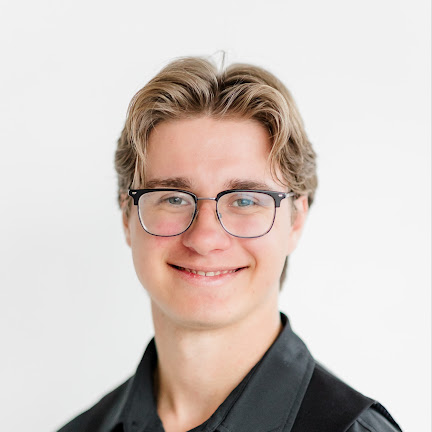
#> input picture docs/photo.jpg, 432 x 432 px
$ python -i make_ascii.py   (imports and definitions only)
#> lines starting #> are read from the running program, lines starting #| are printed output that depends on the picture
#> further down, picture is the input picture: PIL image 432x432 RGB; mean R, G, B 210.6, 200.2, 195.1
"""Turns a photo into the ASCII portrait used on the site's winfetch card.

    python scripts/make_ascii.py docs/photo.jpg --flat-bg --crop 0.22,0.07,0.79,0.88 \
        --cols 56 --rows 40 --out content

Writes <out>/ascii-dark.txt (bright = dense, for light text on dark) and
<out>/ascii-light.txt (dark = dense, for dark text on light). With no --out
it writes ascii/dark.txt and ascii/light.txt next to this script, like the
GitHub profile card version (docs/github-profile-card/make_ascii.py).

What makes a portrait recognizable, in order of impact:
1. Background removed. `rembg` (pip install rembg) cuts the person out; it
   downloads a model from GitHub the first time. For a plain, light studio
   backdrop, --flat-bg does it with a flood fill instead.
2. A tight crop, so the face gets most of the characters (--crop).
3. Enough resolution: 56 columns shows the glasses and mouth; 40 mostly
   shows a head shape.
4. A ramp of characters whose ink coverage in Cascadia Code goes up in
   even steps (RAMP below), so tones come out as tones instead of noise.
"""

import argparse
from collections import deque
from pathlib import Path

from PIL import Image, ImageEnhance, ImageFilter, ImageOps

ROOT = Path(__file__).resolve().parent

# Light -> dense. Each character was picked by rendering every printable
# ASCII character in Cascadia Code, measuring how much of its cell is ink
# (from 0% for a space to ~29% for "@"), and taking the closest match to 15
# evenly spaced coverage steps, symbols only. Letters were left out: they
# add texture that reads as noise in a face. Scored against the photo
# (blurred render vs. blurred photo, face pixels only), this ramp beat the
# 70-character "classic" ramp clearly.
RAMP = " .`-^\"<?([]%&$@"
# The ramp the GitHub card uses, kept for comparison (--ramp classic).
CLASSIC_RAMP = " .'`^\",:;Il!i><~+_-?][}{1)(|/tfjrxnuvczXYUJCLQ0OZmwqpdbkhao*#MW&8%B@$"
CHAR_ASPECT = 0.586 / 1.25  # Cascadia char width / CSS line-height 1.25


def remove_flat_background(img, min_light=200, max_chroma=24):
    """Make a plain, light, gray-ish backdrop transparent.

    Starts from every edge pixel and spreads through neighbors that are
    light (all channels >= min_light) and nearly colorless (max - min
    channel <= max_chroma). Light hair and skin have more color than a
    studio backdrop, so the fill stops at the person's outline.
    """
#> called with min_light = 200, max_chroma = 24
    rgba = img.convert("RGBA")
    w, h = rgba.size
#> w = 432; h = 432
    px = rgba.load()

    def is_backdrop(x, y):
        r, g, b, _ = px[x, y]
        return min(r, g, b) >= min_light and max(r, g, b) - min(r, g, b) <= max_chroma

    seen = bytearray(w * h)
    queue = deque()
    for x in range(w):
        queue.extend(((x, 0), (x, h - 1)))
    for y in range(h):
        queue.extend(((0, y), (w - 1, y)))
    while queue:
        x, y = queue.popleft()
        i = y * w + x
        if seen[i] or not is_backdrop(x, y):
            continue
        seen[i] = 1
        r, g, b, _ = px[x, y]
        px[x, y] = (r, g, b, 0)
        if x > 0:
            queue.append((x - 1, y))
        if x < w - 1:
            queue.append((x + 1, y))
        if y > 0:
            queue.append((x, y - 1))
        if y < h - 1:
            queue.append((x, y + 1))
#> this loop made 474809 passes
    return rgba


# [90 lines left out: functions load, tones, convert, main, not called in this run]


# [2 lines not run here, left out]

>>> from PIL import Image
>>> picture = Image.open('../docs/photo.jpg')
>>> result = remove_flat_background(picture)
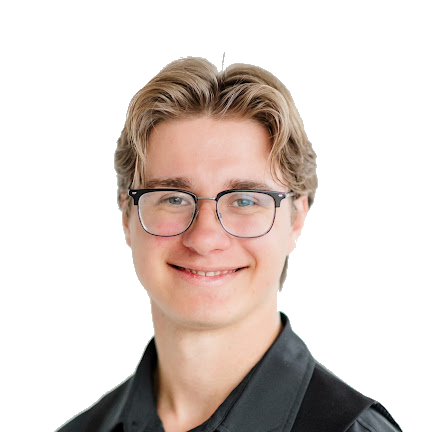
#> result: PIL image 432x432 RGBA; mean R, G, B, A 210.6, 200.2, 195.1, 92.9; transparent parts drawn white
